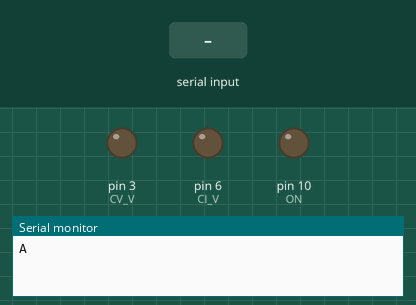
Simulated run of this sketch. Board: Arduino Uno, built with avr-gcc and run on an emulated ATmega328P. Shown: output pins drawn as LEDs (lit = HIGH), the last lines printed to the serial monitor. The test bench sets the inputs (shaded band).

Above: at 1.0 s.
1.1 s: "V90\n" received over Serial
At 2.8 s:
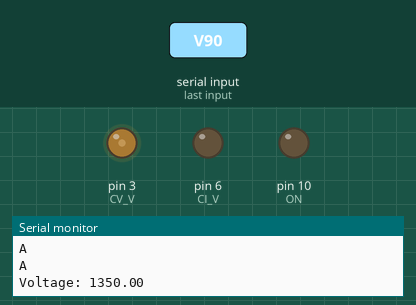
3.5 s: "C90\n" received over Serial
At 4.4 s:
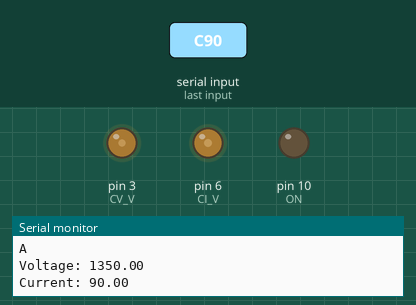
5.5 s: "V,45\n" received over Serial
At 7.1 s:
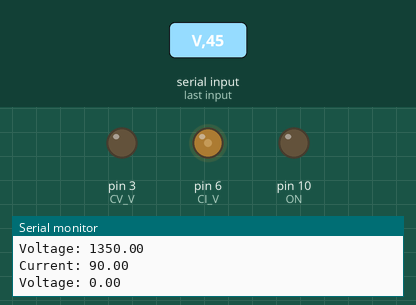
Timing chart, 0 to 8.6 s (numbered marks = the images above; inputs shaded):
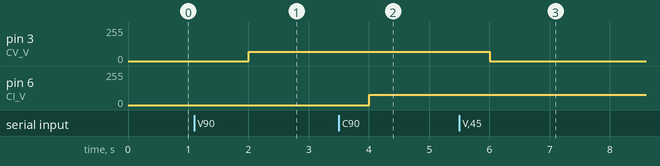

The sketch:

Voltage_Meter.ino
```cpp
/**
   C = Control
   V = Voltage
   I = Current
   R = Resistance
   _ = with
*/
int CV_V = 3;
int CV_R = 5;
int CI_V = 6;
int CI_R = 9;
int ON = 10;

String inString;
String data = "";
char check = 'N';

void setup()  {
  Serial.begin(9600);

  establishContact();

  pinMode(CV_V, OUTPUT);
  pinMode(CI_V, OUTPUT);
  pinMode(ON, OUTPUT);
}

void loop() {
  while (Serial.available())  {
    if (Serial.available() > 0) {
      char c = Serial.read();
      inString += c;
    }
  }

  if (inString.length() > 0) {
    check = inString[0];
    data = inString.substring(1);

    switch (check)  {
      case 'V' :
        updateVoltage(atof(data.c_str()));
        reset();
        break;
      case 'C' :
        updateCurrent(atof(data.c_str()));
        reset();
        break;
      case 'O' :
        updateOn(data);
        reset();
        break;
      case 'N' :
        Serial.println("Waiting");
        break;
      default :
        Serial.println("Invalid Serial Input");
        reset();
        break;
    }
  }

  delay(1000);
}

void establishContact() {
  while (Serial.available() <= 0)  {
    Serial.println("A");
    delay(1000);
  }
}

void reset(){
  check = 'N';
  data = "";
  inString = "";
}

void updateVoltage(double data) {
  data = map(data, 0, 17.5, 0, 255);
  analogWrite(CV_V, data);

  Serial.print("Voltage: ");
  Serial.println(data);
}

void updateCurrent(double data) {
  analogWrite(CI_V, data * 255/0.5);

  Serial.print("Current: ");
  Serial.println(data);
}

void updateOn(String data)  {
  data = data.substring(0, data.length() - 1);
  if (data.equals("true"))  {
    analogWrite(ON, HIGH);
  }
  else  {
    if (data.equals("false")) {
      analogWrite(ON, LOW);
    }
    else  {
      Serial.println("Invalid On/Off Input");
    }
  }

  Serial.print("On/Off: ");
  Serial.println(data);
}
```

Measured:
- after the input at 1.1 s, pin 3 (CV_V): 0/255 → 70/255 after 0.90 s
- after the input at 3.5 s, pin 6 (CI_V): 0/255 → 76/255 after 0.50 s
- after the input at 5.5 s, pin 3 (CV_V): 70/255 → 0/255 after 0.50 s
